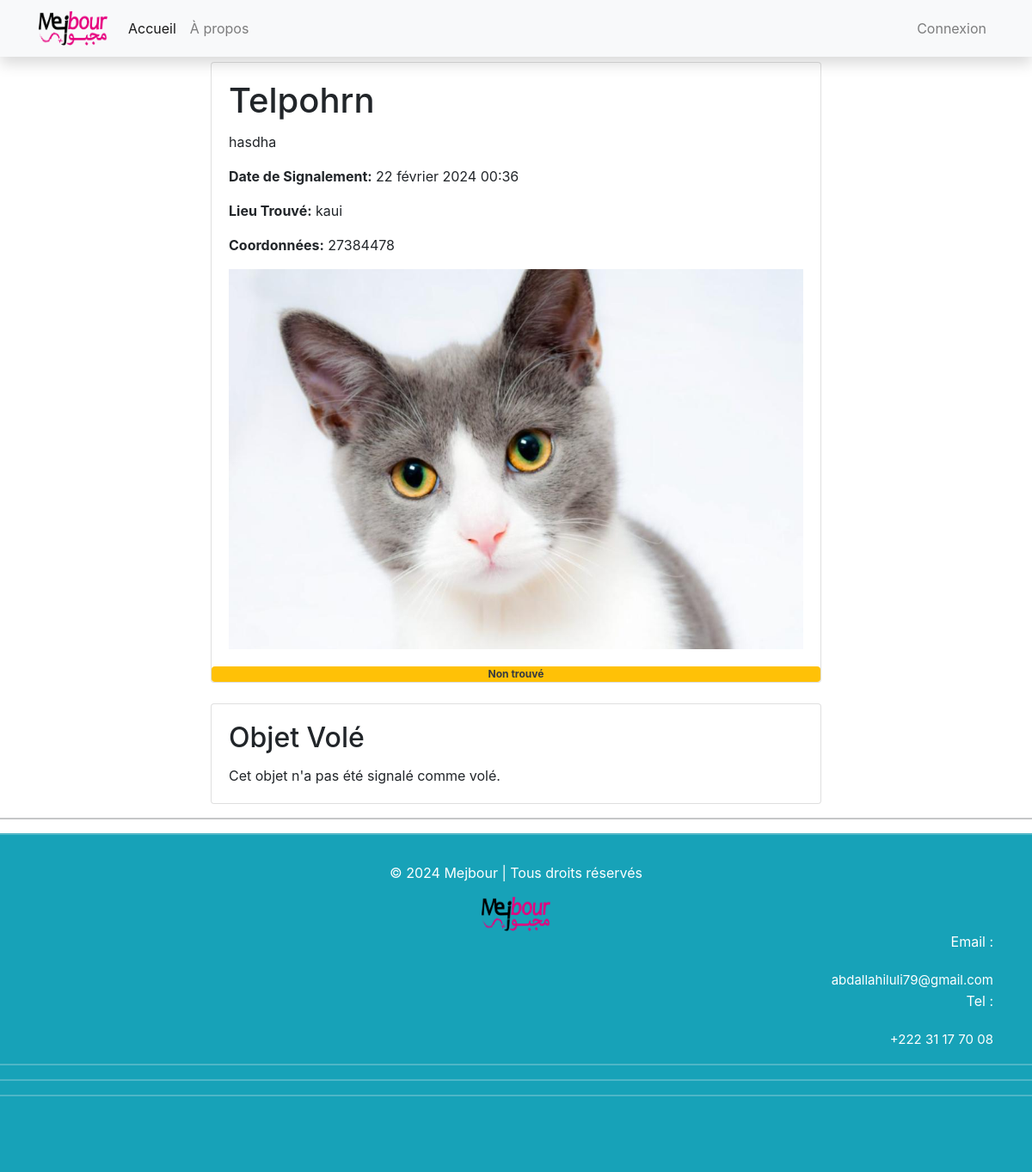
Before: /objet/12/ with the older database file.
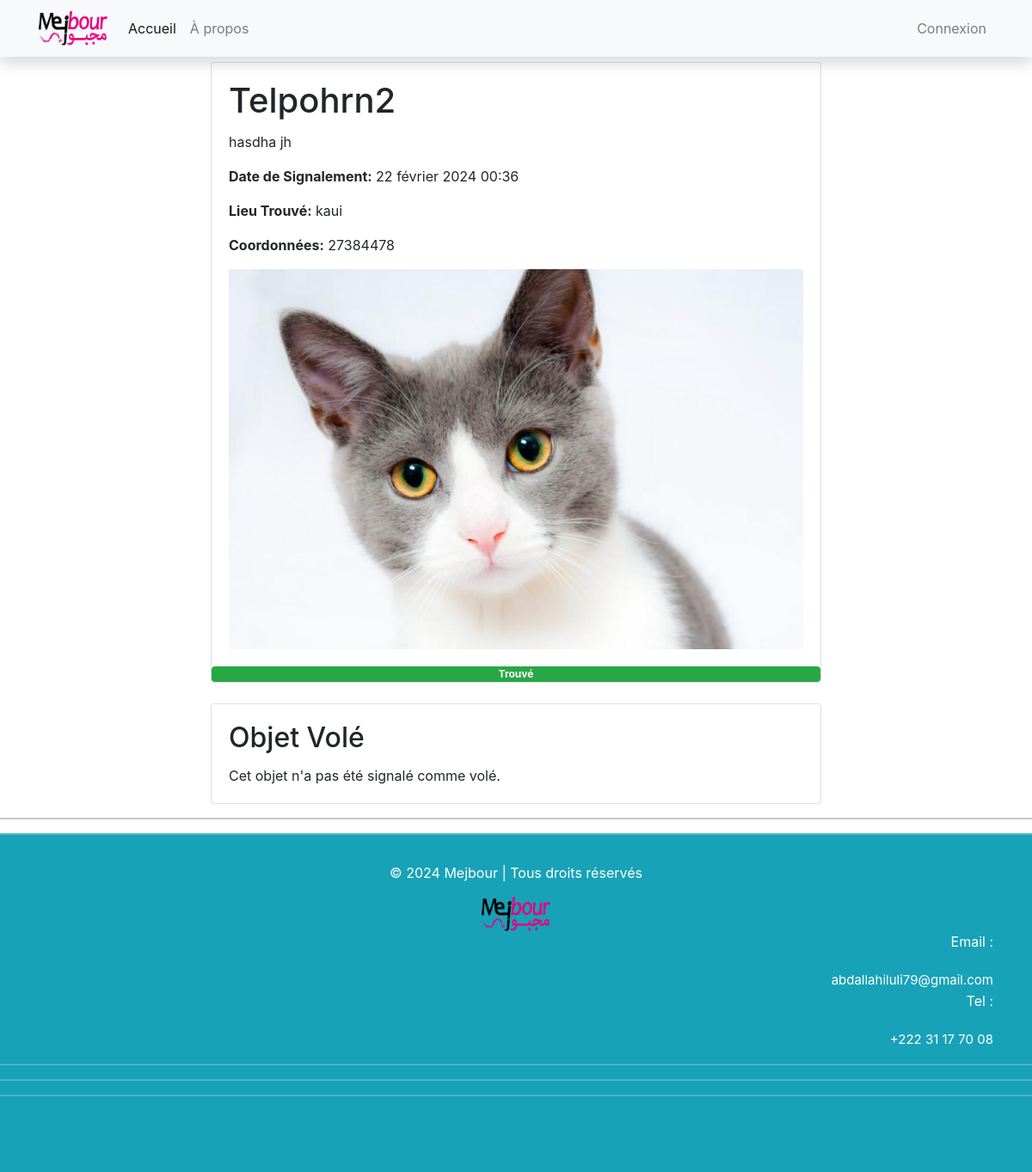
After: the same page with the newer database file.
### mejbour/models.py (models this page shows, shortened)
class ObjetPerdu(models.Model):
    nom = models.CharField(max_length=255)
    description = models.TextField()
    date_signalement = models.DateTimeField(auto_now_add=True)
    lieu_trouve = models.CharField(max_length=255)
    nom_visiteur = models.CharField(max_length=100)
    coordonnees = models.CharField(max_length=255)
    image = models.ImageField(upload_to='images/objets_perdus/', null=True, blank=True)
    utilisateur = models.ForeignKey(User, on_delete=models.CASCADE, null=True)  # Associer l'objet perdu à un utilisateur
    objet_trouve = models.BooleanField(default=False)  # Nouveau champ pour indiquer si l'objet est trouvé ou non

### mejbour/views.py (the view)
# urls.py: path('objet/<int:objet_perdu_id>/', objet_detail, name='objet_detail'),
def objet_detail(request, objet_perdu_id):
    objet_perdu = get_object_or_404(ObjetPerdu, pk=objet_perdu_id)
    return render(request, 'mejbour/objet_detail.html', {'objet_perdu': objet_perdu})

### mejbour/templates/mejbour/objet_detail.html
{% extends 'base.html' %} {% block content %}
<div class="container mt-5">
  <div class="row">
    <div class="col-lg-8 offset-lg-2">
      <div class="card">
        <div class="card-body">
          <h1 class="card-title">{{ objet_perdu.nom }}</h1>
          <p class="card-text">{{ objet_perdu.description }}</p>
          <p class="card-text">
            <strong>Date de Signalement:</strong> {{ objet_perdu.date_signalement }}
          </p>
          <p class="card-text">
            <strong>Lieu Trouvé:</strong> {{ objet_perdu.lieu_trouve }}
          </p>
          <p class="card-text">
            <strong>Coordonnées:</strong> {{ objet_perdu.coordonnees }}
          </p>
          {% if objet_perdu.image %}
          <img
            src="{{ objet_perdu.image.url }}"
            alt="{{ objet_perdu.nom }}"
            class="img-fluid"
          />
        </div>
        {% endif %} {% if objet_perdu.objet_trouve %}
          <span class="badge bg-success txt-18">Trouvé</span>
          {% else %}
          <span/span class="badge bg-warning text-dark">Non trouvé</span>
          {% endif %}
      </div>
      <div class="card mt-4">
        <div class="card-body">
          <h2 class="card-title">Objet Volé</h2>
          {% if objet_perdu.objetvole %}
          <p class="card-text">
            Signalé par: {{ objet_perdu.objetvole.signale_par }}
          </p>
          <p class="card-text">
            Location: {{ objet_perdu.objetvole.location }}
          </p>
          <p class="card-text">
            <strong>Date de Signalement:</strong> {{
            objet_perdu.objetvole.date_signalement }}
          </p>
          {% else %}
          <p class="card-text">Cet objet n'a pas été signalé comme volé.</p>
          {% endif %}
        </div>
      </div>
    </div>
  </div>
</div>
{% endblock %}

Changed rows visible on the page:
changed ObjetPerdu "kaui": nom "Telpohrn" → "Telpohrn2"; description "hasdha" → "hasdha jh"; objet_trouve False → True (drawn)
Other visible differences:
text no longer shown: "Non trouvé"
text now shown: "Trouvé"
